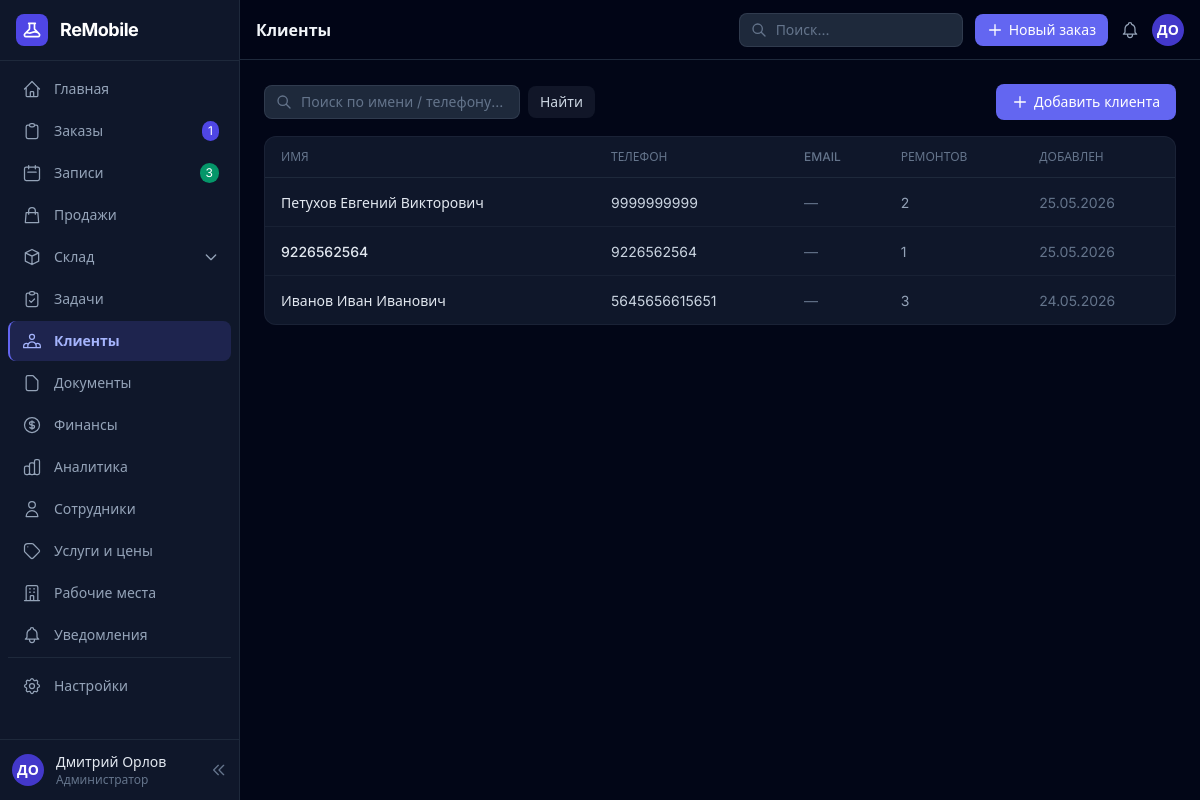
Before: /crm/customers/ (signed in) with the older database file.
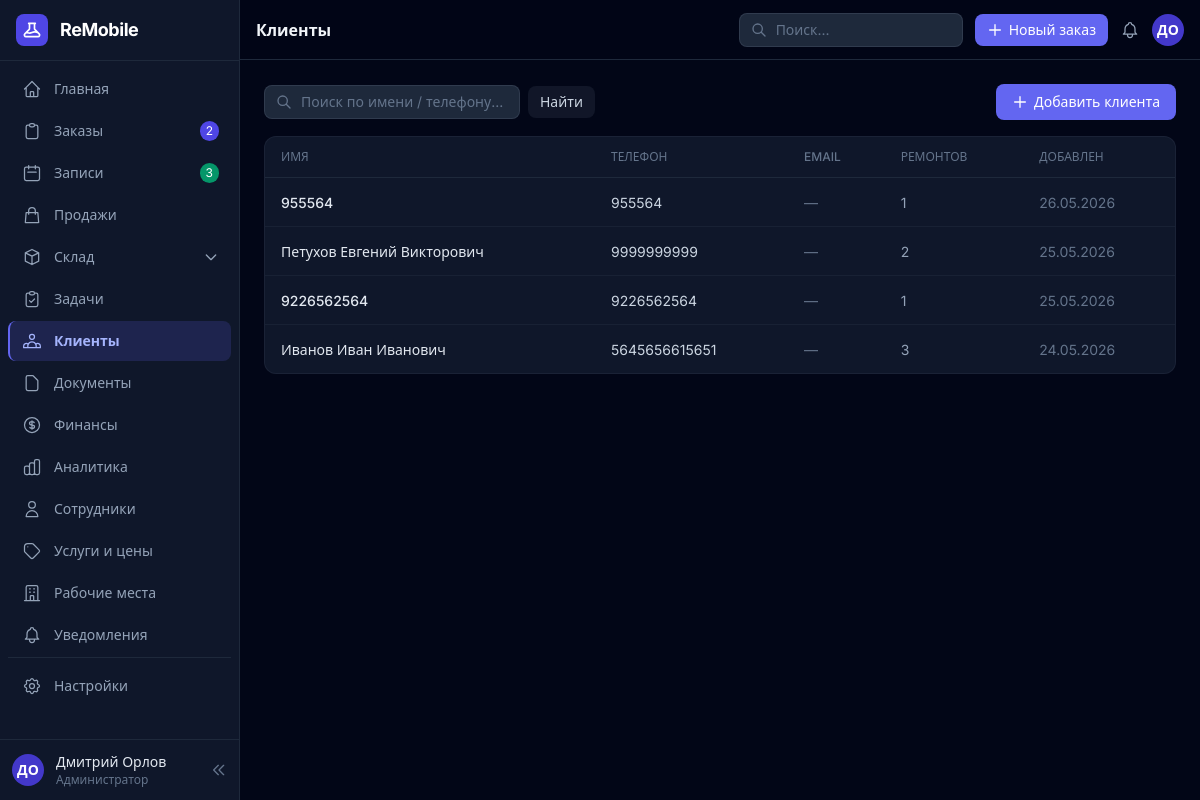
After: the same page with the newer database file.
### crm/models.py (models this page shows, shortened)
class Customer(models.Model):
    name = models.CharField("ФИО", max_length=200)
    phone = models.CharField("Телефон", max_length=30)
    email = models.EmailField("Email", blank=True)
    notes = models.TextField("Примечания", blank=True)
    telegram_id = models.CharField("Telegram ID", max_length=50, blank=True, db_index=True)
    branch = models.ForeignKey(Branch, on_delete=models.SET_NULL, null=True, blank=True,
                               related_name='customers', verbose_name="Филиал")
    created_at = models.DateTimeField("Дата добавления", auto_now_add=True)
    class Meta:
        verbose_name = "Клиент"
        verbose_name_plural = "Клиенты"
        ordering = ['-created_at']

### crm/views.py (the view)
# urls.py: path('customers/', views.customer_list, name='customer_list'),
@crm_required
def customer_list(request):
    qs = Customer.objects.annotate(
        repair_count=Count('repairs'),
    ).order_by('-created_at')
    q = request.GET.get('q', '')
    if q:
        qs = qs.filter(Q(name__icontains=q) | Q(phone__icontains=q) | Q(email__icontains=q))
    page = Paginator(qs, 30).get_page(request.GET.get('page'))
    return render(request, 'crm/customers/list.html', {'customers': page, 'q': q})

### core/context_processors.py (called while the page is built)
def site_settings(request):
    return {'site': SiteSettings.get()}

### core/models.py (called while the page is built)
    @classmethod
    def get(cls):
        obj, _ = cls.objects.get_or_create(pk=1)
        return obj

### templates/crm/customers/list.html (shortened to what this page needs)
{% extends 'crm/base.html' %}
{% block page_title %}Клиенты{% endblock %}
{% block content %}
<div class="flex items-center justify-between mb-4 gap-3 flex-wrap">
  <form method="get" class="flex items-center gap-2">
    <div class="relative">
      <input type="text" name="q" value="{{ q }}"
             placeholder="Поиск по имени / телефону..."
             class="input-dark text-sm pl-9 pr-4 py-1.5 w-64">
      <svg class="w-4 h-4 text-slate-500 absolute left-3 top-1/2 -translate-y-1/2" fill="none" stroke="currentColor" viewBox="0 0 24 24">
        <path stroke-linecap="round" stroke-linejoin="round" stroke-width="2" d="M21 21l-6-6m2-5a7 7 0 11-14 0 7 7 0 0114 0z"/>
      </svg>
    </div>
    <button type="submit" class="btn-secondary px-3 py-1.5 text-sm">Найти</button>
  </form>
  <a href="{% url 'crm:customer_create' %}" class="btn-primary px-4 py-2 text-sm flex items-center gap-1.5">
    <svg class="w-4 h-4" fill="none" stroke="currentColor" viewBox="0 0 24 24">
      <path stroke-linecap="round" stroke-linejoin="round" stroke-width="2" d="M12 4v16m8-8H4"/>
    </svg>
    Добавить клиента
  </a>
</div>
<div class="card overflow-hidden">
  <table class="w-full">
    <thead>
      <tr class="text-xs text-slate-500 uppercase border-b border-slate-800">
        <th class="text-left px-4 py-3 font-medium">Имя</th>
        <th class="text-left px-4 py-3 font-medium">Телефон</th>
        <th class="text-left px-4 py-3 font-medium hidden md:table-cell">Email</th>
        <th class="text-left px-4 py-3 font-medium hidden sm:table-cell">Ремонтов</th>
        <th class="text-left px-4 py-3 font-medium hidden lg:table-cell">Добавлен</th>
      </tr>
    </thead>
    <tbody class="divide-y divide-slate-800/60">
      {% for c in customers %}
      <tr class="table-row cursor-pointer" onclick="location.href='{% url 'crm:customer_detail' c.pk %}'">
        <td class="px-4 py-3">
          <span class="text-slate-200 font-medium text-sm">{{ c.name }}</span>
        </td>
        <td class="px-4 py-3">
          <span class="text-slate-300 text-sm">{{ c.phone }}</span>
        </td>
        <td class="px-4 py-3 hidden md:table-cell">
          <span class="text-slate-500 text-sm">{{ c.email|default:"—" }}</span>
        </td>
        <td class="px-4 py-3 hidden sm:table-cell">
          <span class="text-slate-400 text-sm">{{ c.repair_count }}</span>
        </td>
        <td class="px-4 py-3 hidden lg:table-cell">
          <span class="text-slate-500 text-sm">{{ c.created_at|date:"d.m.Y" }}</span>
        </td>
      </tr>
      {% empty %}
      <tr>
        <td colspan="5">
          {% include 'crm/includes/empty_state.html' with icon="👥" title="Клиентов пока нет" subtitle="Добавьте первого клиента через кнопку выше" %}
        </td>
      </tr>
      {% endfor %}
    </tbody>
  </table>
</div>
{% endblock %}

### templates/crm/base.html (shortened to what the changed rows need)
<!DOCTYPE html>
<html lang="ru" class="dark">
<head>
<script src="https://cdn.tailwindcss.com"></script>
</head>
<body class="bg-slate-950 text-slate-100 min-h-screen" x-data="{ sidebarOpen: true, mobileOpen: false }">
<aside :class="sidebarOpen ? 'w-60' : 'w-16'"
       class="fixed left-0 top-0 h-screen bg-slate-900 border-r border-slate-800 flex flex-col z-40 transition-all duration-200 hidden lg:flex overflow-hidden">
  <nav class="flex-1 overflow-y-auto py-2 px-2 space-y-0.5">
    <a href="{% url 'crm:repair_list' %}"
       class="sidebar-link flex items-center gap-3 px-3 py-2.5 rounded-lg text-slate-400 border-l-2 border-transparent {% if 'repair' in request.resolver_match.url_name %}active{% endif %}">
      <svg class="w-5 h-5 flex-shrink-0" fill="none" stroke="currentColor" viewBox="0 0 24 24"><path stroke-linecap="round" stroke-linejoin="round" stroke-width="1.5" d="M9 5H7a2 2 0 00-2 2v12a2 2 0 002 2h10a2 2 0 002-2V7a2 2 0 00-2-2h-2M9 5a2 2 0 002 2h2a2 2 0 002-2M9 5a2 2 0 012-2h2a2 2 0 012 2"/></svg>
      <span x-show="sidebarOpen" class="text-sm whitespace-nowrap flex-1">Заказы</span>
      {% if open_orders_count %}
      <span x-show="sidebarOpen" class="bg-indigo-600 text-white text-xs px-1.5 py-0.5 rounded-full">{{ open_orders_count }}</span>
      {% endif %}
    </a>
  </nav>
</aside>
<div :class="sidebarOpen ? 'lg:ml-60' : 'lg:ml-16'" class="transition-all duration-200 min-h-screen flex flex-col">
  <header class="sticky top-0 z-30 bg-slate-950/90 backdrop-blur-sm border-b border-slate-800 flex items-center px-4 py-3 gap-3 min-h-[60px]">
    <h1 class="text-base font-semibold text-slate-100 hidden sm:block">{% block page_title %}{% endblock %}</h1>
  </header>
  <main class="flex-1 p-4 lg:p-6">
    {% block content %}{% endblock %}
  </main>
</div>
</body>
</html>

Changed rows visible on the page:
added Customer: name "955564", phone "955564", email "—", repair_count "1", created_at "26.05.2026"
Other visible differences:
{{ open_orders_count }}: "1" → "2"
